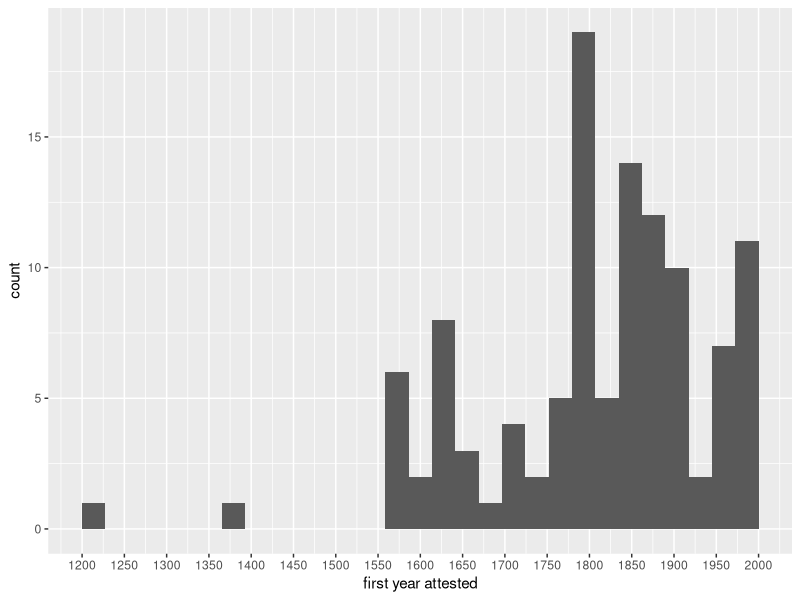

Generate this figure with R: (Note: this script raises an error after producing the figure.)
# -- head -- #

setwd('~/Github/Racz2027vh/')

library(tidyverse)
library(glue)

# -- read -- #

d = read_tsv('dat/dzsungel.tsv')
e = read_csv('dat/entries_hand_edited.csv')

# -- this is bad sorry -- #

d$borrowing_label = NULL
d$borrowing_language = NULL
d$borrowing_period = NULL
d$borrowing_category = NULL

# -- code -- #

e |> count(`source languages`, sort = T)
# german english french latin yiddish
e |> ggplot(aes(`first year attested`)) +
  geom_histogram() +
  scale_x_continuous(breaks = seq(1200,2000,50))
# -1750; 1751-1910; 1910-

e2 = e |> 
  mutate(
    borrowing_language = case_when(
      `source languages` == 'német' ~ 'German',
      `source languages` == 'angol' ~ 'English',
      `source languages` == 'francia' ~ 'French',
      `source languages` == 'latin' ~ 'Latin',
      `source languages` == 'jiddis' ~ 'Yiddish'
    ),
    borrowing_period = case_when(
      `first year attested` < 1901 ~ '-1900',
      `first year attested` > 1901 ~ '1901-'
    ),
    stem = word,
    borrowing_label = case_when(
      borrowing_language %in% c('German','English') & !is.na(borrowing_period) ~ glue::glue('{borrowing_language}; {borrowing_period}'),
      borrowing_language %in% c('French','Latin','Yiddish') ~ borrowing_language
    ),
    borrowing_category = case_when(
      borrowing_language %in% c('German','Yiddish') ~ 'German/Yiddish',
      borrowing_language %in% c('French','Latin') ~ 'French/Latin'
    )
  ) |> 
  select(stem,borrowing_language,borrowing_period,borrowing_label,borrowing_category)

# -- join -- #

d |> 
  left_join(e2) |> 
  write_tsv('dat/dzsungel.tsv')
